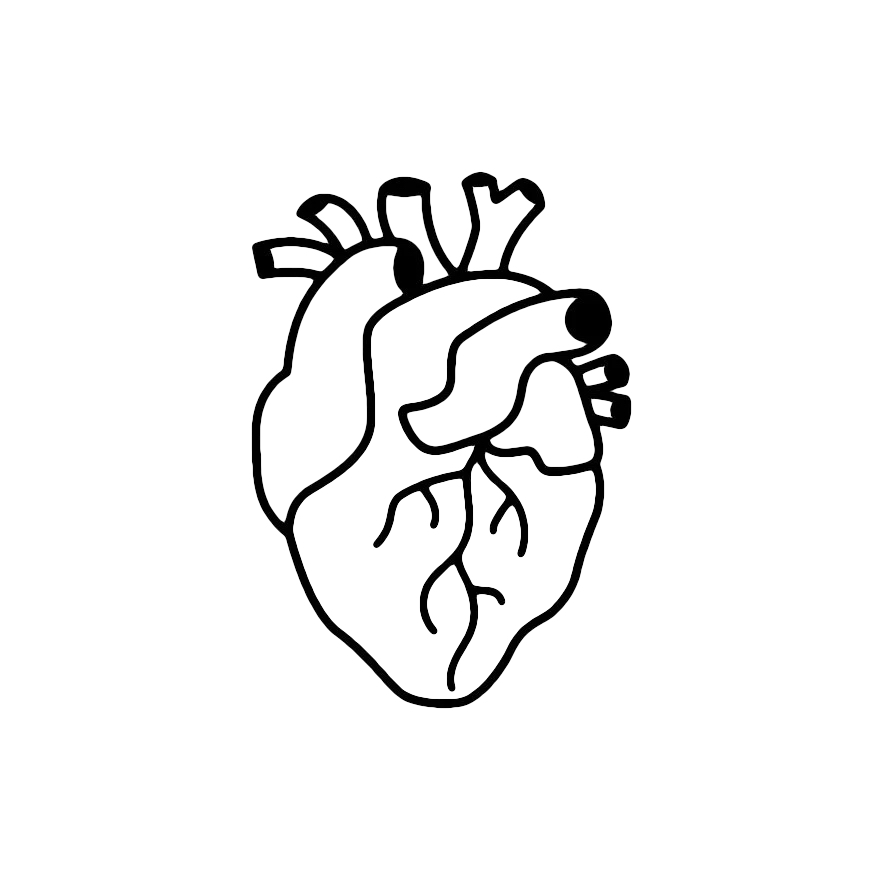
#> input picture heart.jpg, 880 x 880 px
$ python ascii.py
#> lines starting #> are read from the running program, lines starting #| are printed output that depends on the picture
from PIL import Image

def map_pixels_to_ascii(image, ascii_chars):
    pixels = image.getdata()
    ascii_str = ""
    for pixel in pixels:
        ascii_str += ascii_chars[pixel//25 - 1]
    return ascii_str

def main(image_path, new_width=100):
#> called with image_path = 'heart.jpg', new_width = 100
    ascii_chars = "@%#*+=-:. "  # Define ASCII characters from dark to light

    try:
        image = Image.open(image_path)
#> image is the input picture: PIL image 880x880 RGB; min 0, max 255, mean 243
    except Exception as e:
        print(e)
        return

    # Convert image to grayscale
    image = image.convert("L")
#> image: PIL image 880x880 L

    # Resize image
    width, height = image.size
#> width = 880; height = 880
    height = height/2
#> height = 440
    aspect_ratio = height/float(width)
#> aspect_ratio = 0.5
    new_height = int(aspect_ratio * new_width)
#> new_height = 50
    image = image.resize((new_width, new_height))
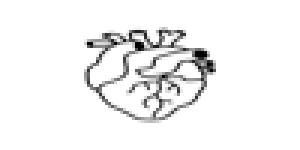
#> image: PIL image 100x50 L (shown 3 times larger); min 0, max 255, mean 242.5

    # Convert image pixels to ascii
    ascii_str = map_pixels_to_ascii(image, ascii_chars)
#> the loop in map_pixels_to_ascii, `for pixel in pixels:` made 5000 passes
#> ascii_str on passes 1 to 3: ' ', '  ', '   '

    # Format the ASCII art
    img_ascii = [ascii_str[index:index+new_width] for index in range(0, len(ascii_str), new_width)]
#> img_ascii = 50 items
    return "\n".join(img_ascii)

# Run the program
ascii_art = main("heart.jpg")  # Replace with your image path
print()
print()
print()
print()
print()
print()

print(ascii_art)
#> (the run stopped early here; a loop or call above may not have finished)

$ run again, with brainScan.jpg copied over heart.jpg
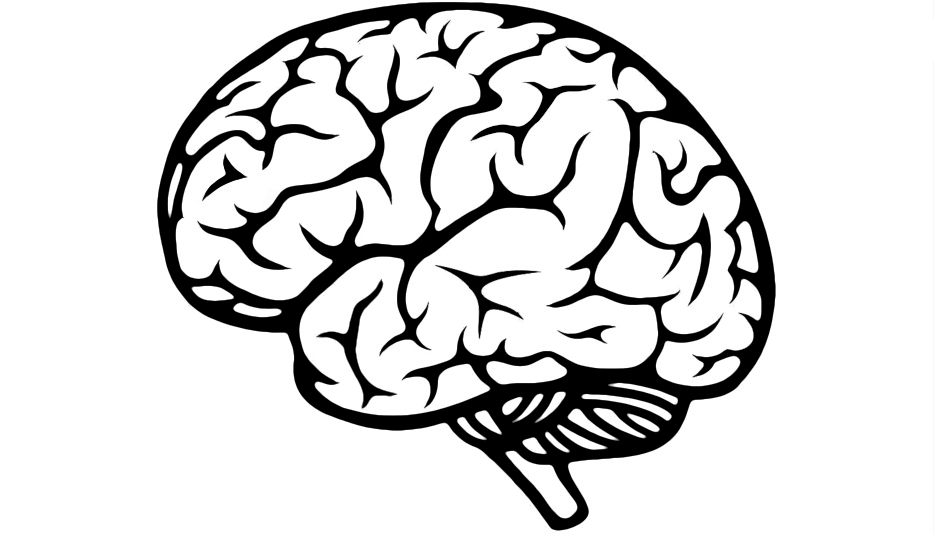
#> input picture brainScan.jpg, 934 x 534 px
#> in main, image is the input picture: PIL image 934x534 RGB; mean R, G, B 216.9, 216.9, 216.9
#> in main, `image = image.resize((new_width, new_height))`:
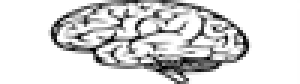
#> image: PIL image 100x28 L (shown 3 times larger); min 0, max 255, mean 215.8
#> the loop in map_pixels_to_ascii, `for pixel in pixels:` made 2800 passes
#> (pixel, ascii_str) on passes 1 to 3: (255, ' '), (255, '  '), (255, '   ')
#> img_ascii = 28 items
